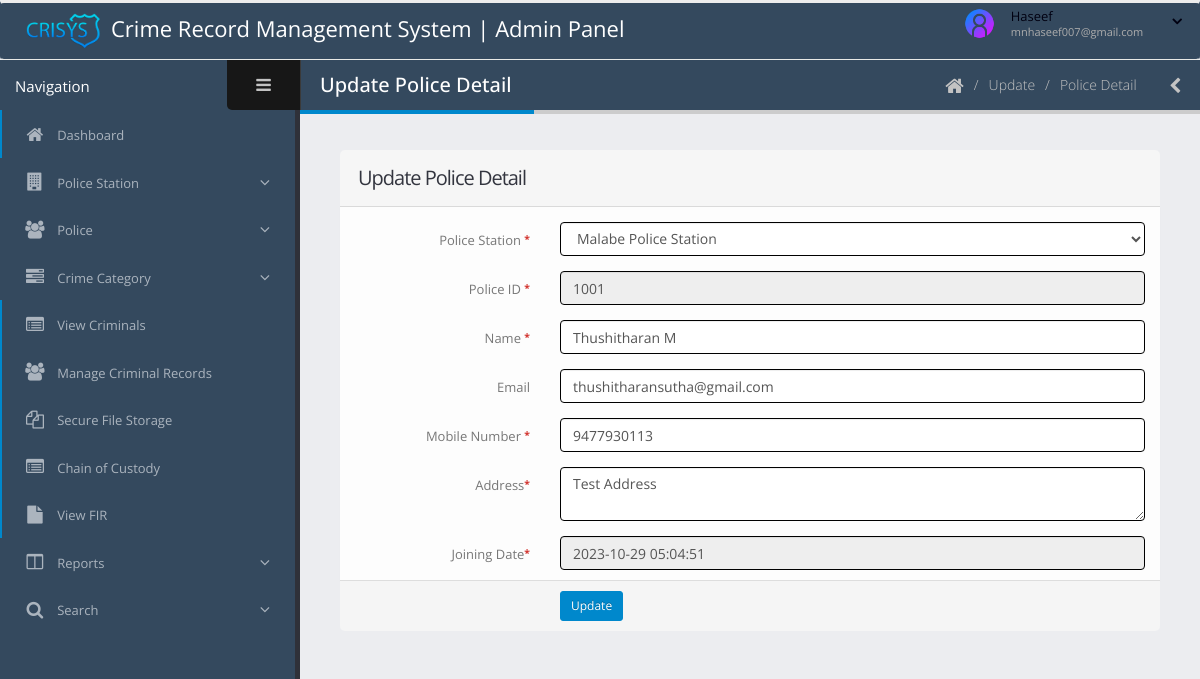
/admin/edit-police-detail.php?editid=8 (signed in), run on the app's committed database.
### tables this page shows
CREATE TABLE `tblpolice` (
  `ID` int(10) NOT NULL,
  `PoliceStationId` int(11) DEFAULT NULL,
  `PoliceStationName` varchar(200) DEFAULT NULL,
  `PID` varchar(20) DEFAULT NULL,
  `Name` varchar(200) DEFAULT NULL,
  `MobileNumber` bigint(10) DEFAULT NULL,
  `Email` varchar(200) DEFAULT NULL,
  `Address` mediumtext DEFAULT NULL,
  `Password` varchar(200) DEFAULT NULL,
  `JoiningDate` timestamp NOT NULL DEFAULT current_timestamp()
);

### admin/edit-police-detail.php (the view, shortened to what this page needs)
<?php
include('includes/dbconnection.php');
if (strlen($_SESSION['crmsaid']==0)) {
  header('location:logout.php');
  } else{
?>
<!doctype html>
<html class="fixed">
	<head>
		<link rel="stylesheet" href="../assets/vendor/bootstrap/css/bootstrap.css" />
		<link rel="stylesheet" href="../assets/vendor/font-awesome/css/font-awesome.css" />
		<link rel="stylesheet" href="..assets/vendor/magnific-popup/magnific-popup.css" />
		<link rel="stylesheet" href="../assets/vendor/bootstrap-datepicker/css/datepicker3.css" />
		<link rel="stylesheet" href="../assets/stylesheets/theme.css" />
		<link rel="stylesheet" href="../assets/stylesheets/skins/default.css" />
		<link rel="stylesheet" href="../assets/stylesheets/theme-custom.css">
	</head>
	<body>
		<section class="body">
		<?php include_once('includes/header.php');?>
			<div class="inner-wrapper">
				<?php include_once('includes/sidebar.php');?>
				<section role="main" class="content-body">
					<header class="page-header">
						<h2>Update Police Detail</h2>
						<div class="right-wrapper pull-right">
							<ol class="breadcrumbs">
								<li>
									<a href="dashboard.php">
										<i class="fa fa-home"></i>
									</a>
								</li>
								<li><span>Update</span></li>
								<li><span>Police Detail</span></li>
							</ol>
							<a class="sidebar-right-toggle" data-open="sidebar-right"><i class="fa fa-chevron-left"></i></a>
						</div>
					</header>
					<div class="row">
						<div class="col-md-12">
							<form class="form-horizontal" method="post">
							 <?php
                   $eid=$_GET['editid'];
$sql="SELECT * from tblpolice where ID=$eid";
$query = $dbh -> prepare($sql);
$query->execute();
$results=$query->fetchAll(PDO::FETCH_OBJ);
$cnt=1;
if($query->rowCount() > 0)
{
foreach($results as $row)
{               ?>
								<section class="panel">
									<header class="panel-heading">
										<h2 class="panel-title">Update Police Detail</h2>
									</header>
									<div class="panel-body">
<div class="form-group">
											<label class="col-sm-3 control-label">Police Station <span class="required">*</span></label>
											<div class="col-sm-9">
												<select type="text" class="form-control" name="policestation" value="" required="true">
													<option value="<?php echo htmlentities($row->PoliceStationId.','.$row->PoliceStationName);?>"><?php echo htmlentities($row->PoliceStationName);?></option>
 												</select>
											</div>
										</div>
										<div class="form-group">
											<label class="col-sm-3 control-label">Police ID <span class="required">*</span></label>
											<div class="col-sm-9">
												<input type="text" class="form-control" name="pid" value="<?php  echo htmlentities($row->PID);?>" readonly='true'>
											</div>
										</div>
										<div class="form-group">
											<label class="col-sm-3 control-label">Name <span class="required">*</span></label>
											<div class="col-sm-9">
												<input type="text" class="form-control" name="name" value="<?php  echo htmlentities($row->Name);?>" required="true">
											</div>
										</div>
										<div class="form-group">
											<label class="col-sm-3 control-label">Email</label>
											<div class="col-sm-9">
												<input type="email" class="form-control" name="email" value="<?php  echo htmlentities($row->Email);?>" required='true'>
											</div>
										</div>
										<div class="form-group">
											<label class="col-sm-3 control-label">Mobile Number <span class="required">*</span></label>
											<div class="col-sm-9">
												<input type="text" class="form-control" name="mobnum" value="<?php  echo htmlentities($row->MobileNumber);?>" required='true' maxlength='10'>
											</div>
										</div>
										<div class="form-group">
											<label class="col-sm-3 control-label">Address<span class="required">*</span></label>
											<div class="col-sm-9">
												<textarea type="text" class="form-control" id="email2" name="address" value="" required='true'><?php  echo htmlentities($row->Address);?></textarea>
											</div>
										</div>
										<div class="form-group">
											<label class="col-sm-3 control-label">Joining Date<span class="required">*</span></label>
											<div class="col-sm-9">
												 <input type="text" class="form-control" value="<?php  echo htmlentities($row->JoiningDate);?>"  readonly='true'>
											</div>
										</div>
									</div><?php $cnt=$cnt+1;}} ?>
									<footer class="panel-footer">
										<div class="row">
											<div class="col-sm-9 col-sm-offset-3">
												<button class="btn btn-sm btn-primary login-submit-cs" type="submit"name="submit">Update</button>
											</div>
										</div>
									</footer>
								</section>
							</form>
						</div>
					</div>
				</section>
			</div>
		</section>
	</body>
</html><?php }  ?>

### admin/includes/header.php (shortened to what this page needs)
<header class="header navbar navbar-expand-lg navbar-dark bg-dark" style="padding-left: 10px;background-color:#34495e;">
            <div class="logo-container">
                <a href="dashboard.php" class="logo" style="color:#000; font-size:22px;color:#fff;">
                <img src="../assets/images/logo.png" alt="Admin" width="85px" style="padding-right: 10px;"/>Crime Record Management System | Admin Panel
                </a>
            </div>
            <div class="header-right">
                <div id="userbox" class="userbox">
                    <a href="#" data-toggle="dropdown">
                        <figure class="profile-picture">
                            <img src="../assets/images/admin.png" alt="Admin" class="img-circle" data-lock-picture="../assets/images/admin.png" />
                        </figure>
                        <div class="profile-info" data-lock-name="John Doe" data-lock-email="johndoe@JSOFT.com">
                         <?php
                            $aid=$_SESSION['crmsaid'];
                            $sql="SELECT AdminName,Email from  tbladmin where ID=:aid";
                            $query = $dbh -> prepare($sql);
                            $query->bindParam(':aid',$aid,PDO::PARAM_STR);
                            $query->execute();
                            $results=$query->fetchAll(PDO::FETCH_OBJ);
                            $cnt=1;
                            if($query->rowCount() > 0)
                            {
                            foreach($results as $row)
                            {
                        ?>
                            <span class="name"><?php  echo $row->AdminName;?></span>
                            <span class="role"><?php  echo $row->Email;?></span>
                            <?php $cnt=$cnt+1;}} ?>
                        </div>
                        <i class="fa custom-caret"></i>
                    </a>
                </div>
            </div>
        </header>

### assets/stylesheets/skins/default.css (style rules this page uses)
a, .btn-link { color: #0088cc; }
body .btn-primary { color: #ffffff; text-shadow: 0 -1px 0 rgba(0, 0, 0, 0.25); background-color: #0088cc; border-color: #0088cc; }
.page-header h2 { border-bottom-color: #0088cc; }

### data on the page
tblpolice: policestation "Malabe Police Station", pid "1001", name "Thushitharan M", email "thushitharansutha@gmail.com", mobnum "9477930113", address "Test Address", JoiningDate "2023-10-29 05:04:51"

### other printed values
$row->AdminName "Haseef"
$row->Email "mnhaseef007@gmail.com"
